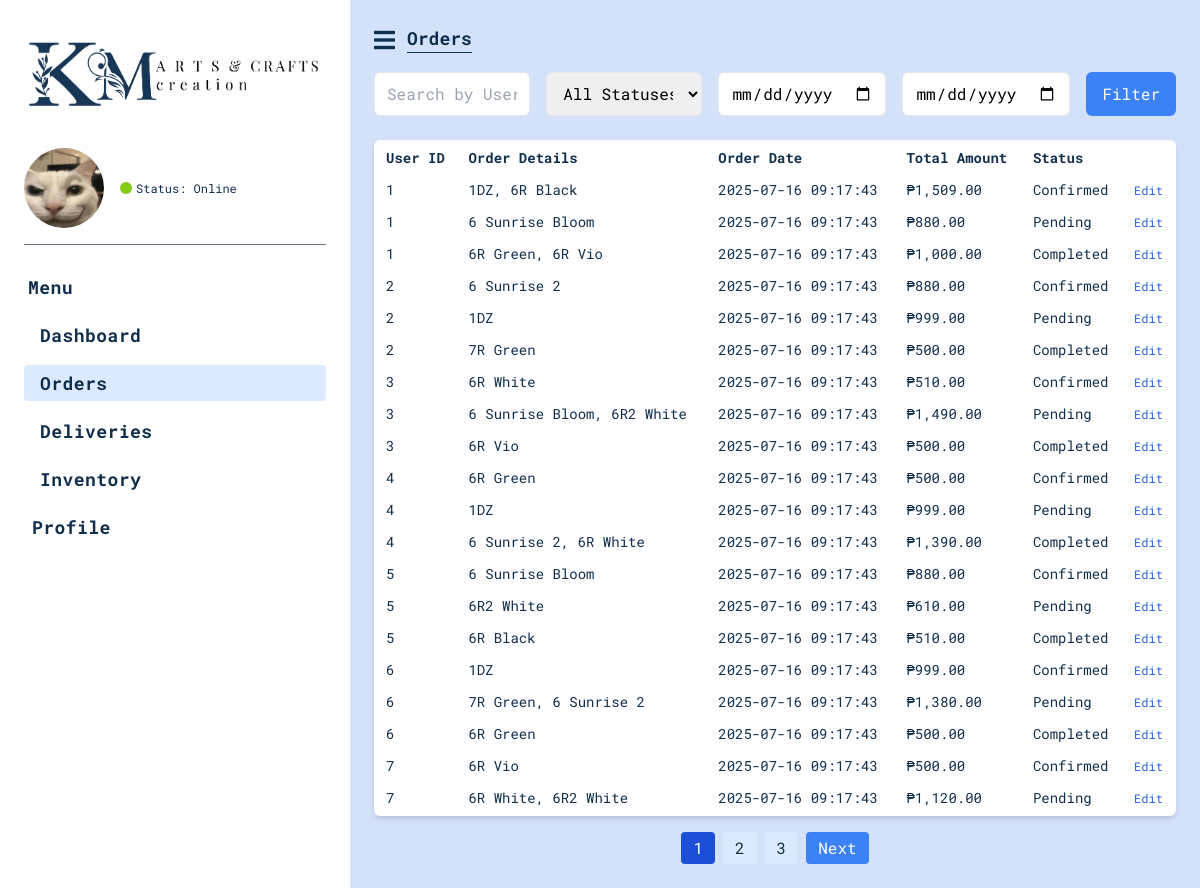
Page /frontend/admin/Order.php on the committed database.
### tables this page shows
CREATE TABLE orders (
    order_id INT AUTO_INCREMENT PRIMARY KEY,
    user_id INT,
    order_details TEXT,
    order_date DATETIME DEFAULT CURRENT_TIMESTAMP,
    total_amount DECIMAL(10,2),
    status ENUM('pending', 'confirmed', 'completed') DEFAULT 'pending',
    FOREIGN KEY (user_id) REFERENCES users(user_id)
);

### frontend/admin/Order.php (the view, shortened to what this page needs)
<?php
require_once '../../backend/config/database.php';
function fetchOrders(PDO $pdo, int $limit, int $offset, ?string $search = '', ?string $status = '', ?string $startDate = '', ?string $endDate = ''): array {
  try {
      $query = "
          SELECT
              o.order_id,
              oi.order_item_id,
              o.user_id,
              o.order_details,
              o.order_date,
              o.total_amount,
              o.status
          FROM orders o
          LEFT JOIN order_items oi ON o.order_id = oi.order_id
          WHERE 1
      ";
      $query .= " ORDER BY o.order_date DESC LIMIT :limit OFFSET :offset";
      $stmt = $pdo->prepare($query);
      $stmt->bindValue(':limit', $limit, PDO::PARAM_INT);
      $stmt->bindValue(':offset', $offset, PDO::PARAM_INT);
      $stmt->execute();
      return $stmt->fetchAll(PDO::FETCH_ASSOC);
  } catch (PDOException $e) {
      echo "❌ Error fetching orders: " . $e->getMessage();
      return [];
  }
}
function countOrders(PDO $pdo, ?string $search = '', ?string $status = '', ?string $startDate = '', ?string $endDate = ''): int {
    try {
        $query = "SELECT COUNT(*) FROM orders o LEFT JOIN order_items oi ON o.order_id = oi.order_id WHERE 1";
        $stmt = $pdo->prepare($query);
        $stmt->execute();
        return (int)$stmt->fetchColumn();
    } catch (PDOException $e) {
        echo "❌ Error counting orders: " . $e->getMessage();
        return 0;
    }
}
$limit = 20;
$page = isset($_GET['page']) && is_numeric($_GET['page']) && $_GET['page'] > 0 ? (int)$_GET['page'] : 1;
$offset = ($page - 1) * $limit;
$search = isset($_GET['search']) ? $_GET['search'] : '';
$status = isset($_GET['status']) ? $_GET['status'] : '';
$startDate = isset($_GET['start_date']) ? $_GET['start_date'] : '';
$endDate = isset($_GET['end_date']) ? $_GET['end_date'] : '';
$totalOrders = countOrders($pdo, $search, $status, $startDate, $endDate);
$totalPages = ceil($totalOrders / $limit);
$orders = fetchOrders($pdo, $limit, $offset, $search, $status, $startDate, $endDate);
?>
<!DOCTYPE html>
<html lang="en">
<head>
  <script src="https://cdn.tailwindcss.com"></script>
  <link href="https://cdnjs.cloudflare.com/ajax/libs/font-awesome/5.15.3/css/all.min.css" rel="stylesheet"/>
</head>
<body class="bg-[#d3e1f9] min-h-screen flex">
<aside class="bg-white w-[350px] flex flex-col p-6">
  <div class="mb-6">
    <img src="/K-M-Arts-and-Crafts-Creation/assets/Logo.png" alt="Logo" class="w-[300px] h-[100px] object-contain"/>
  </div>
  <div class="flex items-center space-x-4 mb-4">
    <img src="/K-M-Arts-and-Crafts-Creation/assets/pfp.jpg" alt="Profile Picture" class="w-20 h-20 rounded-full"/>
    <div class="text-lg font-bold leading-tight">
      <div class="flex items-center space-x-1 text-xs font-normal">
        <span class="w-3 h-3 rounded-full bg-lime-500 inline-block"></span>
        <span class="text-[#0f2e4d]">Status: <span class="font-normal">Online</span></span>
      </div>
    </div>
  </div>
  <hr class="border-gray-500 mb-6"/>
  <nav class="flex flex-col space-y-3 text-lg font-bold text-[#0f2e4d] tracking-wide">
    <div class="pl-1 py-1 px-2 rounded text-[#0f2e4d]">Menu</div>
    <a class="pl-4 py-1 px-2 rounded hover:bg-blue-100 transition duration-150" href="Dashboard.html">Dashboard</a>
    <a class="pl-4 py-1 px-2 rounded bg-blue-100" href="Order.php">Orders</a>
    <a class="pl-4 py-1 px-2 rounded hover:bg-blue-100 transition duration-150" href="Delivery.php">Deliveries</a>
    <a class="pl-4 py-1 px-2 rounded hover:bg-blue-100 transition duration-150" href="Inventory.php">Inventory</a>
    <a class="mt-6 py-1 px-2 rounded hover:bg-blue-100 transition duration-150" href="Profile.html">Profile</a>
  </nav>
</aside>
<main class="flex-1 p-6 relative">
  <div class="flex items-center mb-4 text-[#0f2e4d]">
    <button aria-label="Menu" class="text-2xl mr-3">
      <i class="fas fa-bars"></i>
    </button>
    <h2 class="font-extrabold text-lg leading-5 border-b border-[#0f2e4d] pb-1">Orders</h2>
  </div>
  <form class="flex space-x-4 mb-6" method="GET">
  <input type="text" name="search" value="<?= htmlspecialchars($search) ?>" placeholder="Search by User ID" class="px-3 py-2 border rounded-md w-1/3">
  <select name="status" class="px-3 py-2 border rounded-md w-1/3">
    <option value="">All Statuses</option>
  </select>
  <input type="date" name="start_date" value="<?= htmlspecialchars($startDate) ?>" class="px-3 py-2 border rounded-md">
  <input type="date" name="end_date" value="<?= htmlspecialchars($endDate) ?>" class="px-3 py-2 border rounded-md">
  <button type="submit" class="px-4 py-2 bg-blue-500 text-white rounded-md">Filter</button>
</form>
  <table class="w-full bg-white rounded-md shadow-md text-sm text-[#0f2e4d] border-separate border-spacing-1 mt-6">
    <thead>
      <tr>
        <th class="text-left font-extrabold px-2 py-1 rounded-tl-md">User ID</th>
        <th class="text-left font-extrabold px-2 py-1">Order Details</th>
        <th class="text-left font-extrabold px-2 py-1">Order Date</th>
        <th class="text-left font-extrabold px-2 py-1">Total Amount</th>
        <th class="text-left font-extrabold px-2 py-1">Status</th>
        <th class="rounded-tr-md"></th>
      </tr>
    </thead>
    <tbody>
      <?php if (count($orders) > 0): ?>
        <?php foreach ($orders as $order): ?>
          <tr class="border-t border-gray-200">
            <td class="px-2 py-1"><?= htmlspecialchars($order['user_id']) ?></td>
            <td class="px-2 py-1"><?= htmlspecialchars($order['order_details']) ?></td>
            <td class="px-2 py-1"><?= htmlspecialchars($order['order_date']) ?></td>
            <td class="px-2 py-1">₱<?= number_format($order['total_amount'], 2) ?></td>
            <td class="px-2 py-1 capitalize"><?= htmlspecialchars($order['status']) ?></td>
            <td class="px-2 py-1 text-center">
              <button class="text-blue-600 hover:underline text-xs">Edit</button>
            </td>
          </tr>
        <?php endforeach; ?>
      <?php else: ?>
        <tr>
          <td colspan="6" class="text-center py-4">No orders found.</td>
        </tr>
      <?php endif; ?>
    </tbody>
  </table>
<div class="mt-4 flex justify-center space-x-2 text-[#0f2e4d]">
  <?php for ($i = 1; $i <= $totalPages; $i++): ?>
    <a href="?page=<?= $i ?>&search=<?= htmlspecialchars($search) ?>&status=<?= htmlspecialchars($status) ?>&start_date=<?= htmlspecialchars($startDate) ?>&end_date=<?= htmlspecialchars($endDate) ?>" class="px-3 py-1 rounded <?= $i === $page ? 'bg-blue-700 text-white' : 'bg-blue-100 hover:bg-blue-200' ?>">
      <?= $i ?>
    </a>
  <?php endfor; ?>
  <?php if ($page < $totalPages): ?>
    <a href="?page=<?= $page + 1 ?>&search=<?= htmlspecialchars($search) ?>&status=<?= htmlspecialchars($status) ?>&start_date=<?= htmlspecialchars($startDate) ?>&end_date=<?= htmlspecialchars($endDate) ?>" class="px-3 py-1 rounded bg-blue-500 text-white hover:bg-blue-600">Next</a>
  <?php endif; ?>
</div>
</main>
</body>
</html>

### frontend/admin/Order.php (style rules this page uses)
body { font-family: "Roboto Mono", monospace; }

### rows in the picture
orders: user "1", order_details "1DZ, 6R Black", order_date "2025-07-16 09:17:43", total_amount "1,509.00", status "Confirmed"
orders: user "1", order_details "6 Sunrise Bloom", order_date "2025-07-16 09:17:43", total_amount "880.00", status "Pending"
orders: user "1", order_details "6R Green, 6R Vio", order_date "2025-07-16 09:17:43", total_amount "1,000.00", status "Completed"
orders: user "2", order_details "6 Sunrise 2", order_date "2025-07-16 09:17:43", total_amount "880.00", status "Confirmed"
orders: user "2", order_details "1DZ", order_date "2025-07-16 09:17:43", total_amount "999.00", status "Pending"
orders: user "2", order_details "7R Green", order_date "2025-07-16 09:17:43", total_amount "500.00", status "Completed"
orders: user "3", order_details "6R White", order_date "2025-07-16 09:17:43", total_amount "510.00", status "Confirmed"
orders: user "3", order_details "6 Sunrise Bloom, 6R2 White", order_date "2025-07-16 09:17:43", total_amount "1,490.00", status "Pending"
orders: user "3", order_details "6R Vio", order_date "2025-07-16 09:17:43", total_amount "500.00", status "Completed"
orders: user "4", order_details "6R Green", order_date "2025-07-16 09:17:43", total_amount "500.00", status "Confirmed"
orders: user "4", order_details "1DZ", order_date "2025-07-16 09:17:43", total_amount "999.00", status "Pending"
orders: user "4", order_details "6 Sunrise 2, 6R White", order_date "2025-07-16 09:17:43", total_amount "1,390.00", status "Completed"
orders: user "5", order_details "6 Sunrise Bloom", order_date "2025-07-16 09:17:43", total_amount "880.00", status "Confirmed"
orders: user "5", order_details "6R2 White", order_date "2025-07-16 09:17:43", total_amount "610.00", status "Pending"
orders: user "5", order_details "6R Black", order_date "2025-07-16 09:17:43", total_amount "510.00", status "Completed"
orders: user "6", order_details "1DZ", order_date "2025-07-16 09:17:43", total_amount "999.00", status "Confirmed"
orders: user "6", order_details "7R Green, 6 Sunrise 2", order_date "2025-07-16 09:17:43", total_amount "1,380.00", status "Pending"
orders: user "6", order_details "6R Green", order_date "2025-07-16 09:17:43", total_amount "500.00", status "Completed"
orders: user "7", order_details "6R Vio", order_date "2025-07-16 09:17:43", total_amount "500.00", status "Confirmed"
orders: user "7", order_details "6R White, 6R2 White", order_date "2025-07-16 09:17:43", total_amount "1,120.00", status "Pending"
